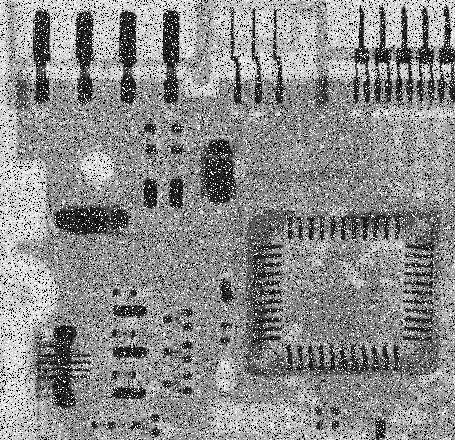
#> input picture Median Filters/Standard Median Filter/Image_1.jpg, 455 x 440 px
$ python Script.py
#> lines starting #> are read from the running program, lines starting #| are printed output that depends on the picture
import cv2
import numpy as np

img1 = cv2.imread('Image_1.jpg',0)
#> img1 is the input picture: shape (440, 455); min 0, max 255, mean 140.1
img2 = cv2.imread('Image_2.jpg',0)
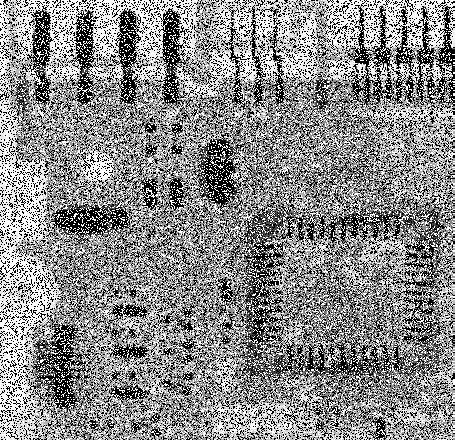
#> input picture Median Filters/Standard Median Filter/Image_2.jpg, 455 x 440 px
#> img2 is the input picture: shape (440, 455); min 0, max 255, mean 138.1
img3 = cv2.imread('Image_3.jpg',0)
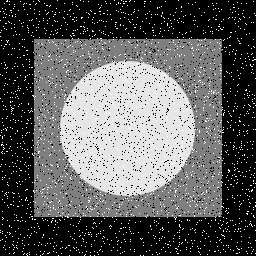
#> input picture Median Filters/Standard Median Filter/Image_3.jpg, 256 x 256 px
#> img3 is the input picture: shape (256, 256); min 0, max 255, mean 90.9


def padding(img,a):
    padded_img = np.zeros((img.shape[0]+a*2,img.shape[1]+a*2))
    padded_img[a:-a,a:-a] = img
    return padded_img


def MedianFilter(img,b):
#> called with b = 7
    d,c = img.shape
#> d = 440; c = 455
    a = b//2
    f_img = padding(img,a)
    filter_img = np.zeros(f_img.shape)
    for i in range(a,d+a+1):
        for j in range(a,c+a+1):
            filter_img[i,j] = np.median(f_img[i-a:i+a+1,j-a:j+a+1])
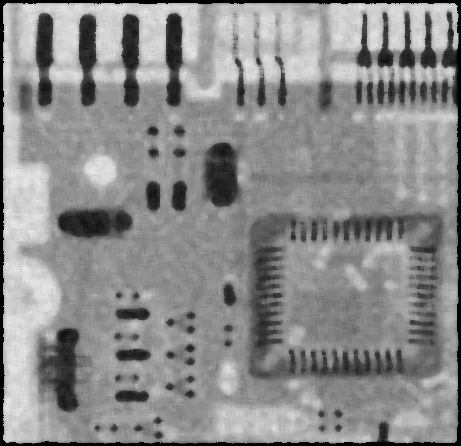
#> filter_img: shape (446, 461) float64; min 0, max 236, mean 139.4
    return filter_img[a:-a,a:-a]

b = 7

cv2.imwrite('Median_Image_1.jpg',MedianFilter(img1,b))
cv2.imwrite('Median_Image_2.jpg',MedianFilter(img2,b))
#> call 2 of MedianFilter, with b = 7
#> call 2 of padding, with a = 3
#> in padding (call 2), `padded_img[a:-a,a:-a] = img`:
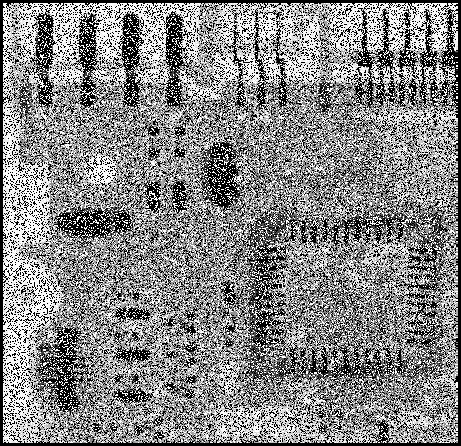
#> padded_img: shape (446, 461) float64; min 0, max 255, mean 134.5
#> after the loop in MedianFilter (call 2), `for i in range(a,d+a+1):`:
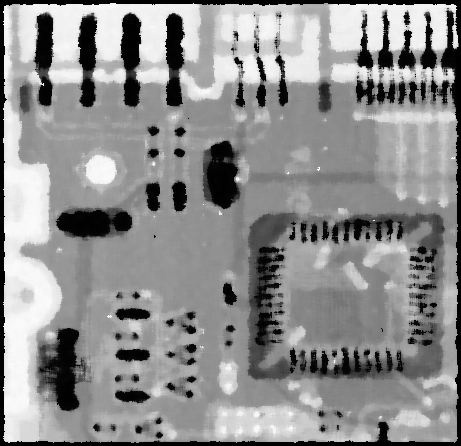
#> filter_img: shape (446, 461) float64; min 0, max 252, mean 143
cv2.imwrite('Median_Image_3.jpg',MedianFilter(img3,b))
#> call 3 of MedianFilter, with b = 7
#> after the loop in MedianFilter (call 3), `for i in range(a,d+a+1):`:
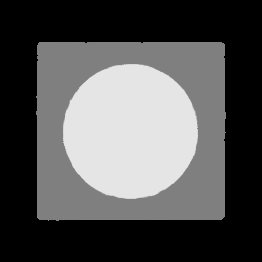
#> filter_img: shape (262, 262) float64; min 0, max 229, mean 83.1
#> in MedianFilter (call 3), `return filter_img[a:-a,a:-a]`:
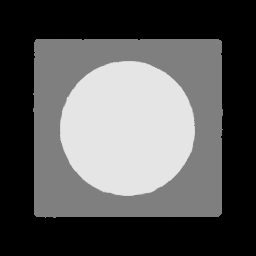
#> returned value: shape (256, 256) float64; min 0, max 229, mean 87
